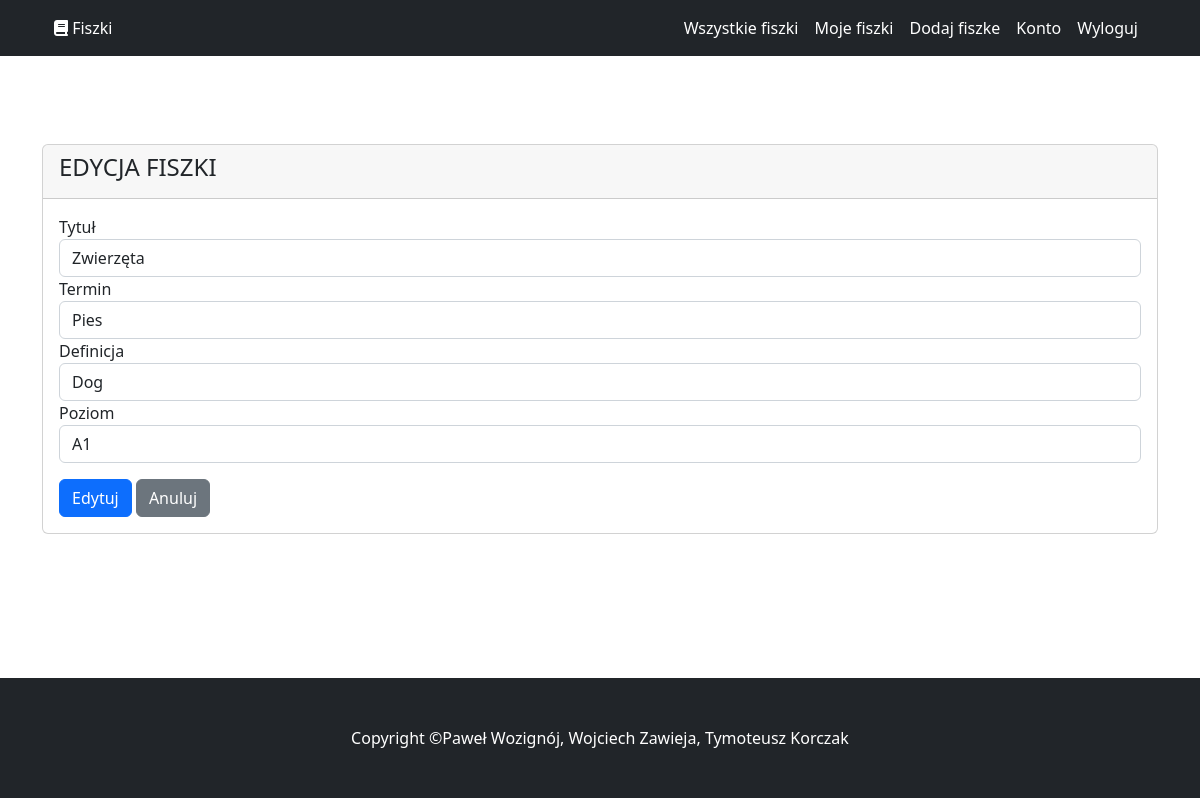
The app's page /user/editFlashcard.php?id=38 (signed in) with its own data.
### tables this page shows
CREATE TABLE `flashcards` (
  `id` int(11) NOT NULL,
  `title` varchar(255) DEFAULT NULL,
  `term` varchar(255) DEFAULT NULL,
  `definition` text NOT NULL,
  `user_id` int(11) DEFAULT NULL,
  `level_id` int(11) DEFAULT NULL
);

### user/editFlashcard.php (the view, shortened to what this page needs)
<?php
include("../include/iuser/unav.php");
if(isset($_GET['id'])) {
    $flashcard_id = $_GET['id'];
    $get_flashcard_query = "SELECT * FROM flashcards WHERE id = $flashcard_id";
    $get_flashcard_result = mysqli_query($conn, $get_flashcard_query);
    if(mysqli_num_rows($get_flashcard_result) > 0) {
        $flashcard = mysqli_fetch_assoc($get_flashcard_result);
        $title = $flashcard['title'];
        $term = $flashcard['term'];
        $definition = $flashcard['definition'];
        $level_id = $flashcard['level_id'];
    } else {
        header('location: myflashcards.php');
        exit;
    }
} else {
    header('location: myflashcards.php');
    exit;
}
?>
<section class="section">
    <div class="container">
        <div class="row">
            <div class="col-md-12">
                <div class="card">
                    <div class="card-header">
                        <h4>EDYCJA FISZKI</h4>
                    </div>
                    <div class="card-body">
                        <form action="../fun/update_flashcard.php" method="POST">
                            <div class="form-group">
                                <label for="title">Tytuł</label>
                                <input type="text" name="title" id="title" class="form-control" placeholder="Wpisz tytuł" value="<?php echo $title; ?>" required>
                            </div>
                            <div class="form-group">
                                <label for="term">Termin</label>
                                <input type="text" name="term" id="term" class="form-control" placeholder="Wpisz termin" value="<?php echo $term; ?>" required>
                            </div>
                            <div class="form-group">
                                <label for="definition">Definicja</label>
                                <input type="text" name="definition" id="definition" class="form-control" placeholder="Wpisz definicję" value="<?php echo $definition; ?>" required>
                            </div>
                            <div class="form-group">
                                <label for="level">Poziom</label>
                                <select name="level" id="level" class="form-control" required>
                                    <?php
                                    $levels_query = "SELECT * FROM levels";
                                    $levels_result = mysqli_query($conn, $levels_query);
                                    while ($row = mysqli_fetch_assoc($levels_result)) {
                                        $selected = ($row['id'] == $level_id) ? "selected" : "";
                                        echo "<option value='" . $row['id'] . "' $selected>" . $row['name'] . "</option>";
                                    }
                                    ?>
                                </select>
                            </div>
                            <div class="form-group mt-3">
                                <button type="submit" name="update_flashcard" class="btn btn-primary">Edytuj</button>
                                <a href="allmyflashcards.php" class="btn btn-secondary">Anuluj</a>
                            </div>
                        </form>
                    </div>
                </div>
            </div>
        </div>
    </div>
</section>
<?php
include("../include/iuser/ufooter.php");
?>

### records on screen
flashcards: title "Zwierzęta", term "Pies", definition "Dog"

### other values on screen
form field level "A1"
